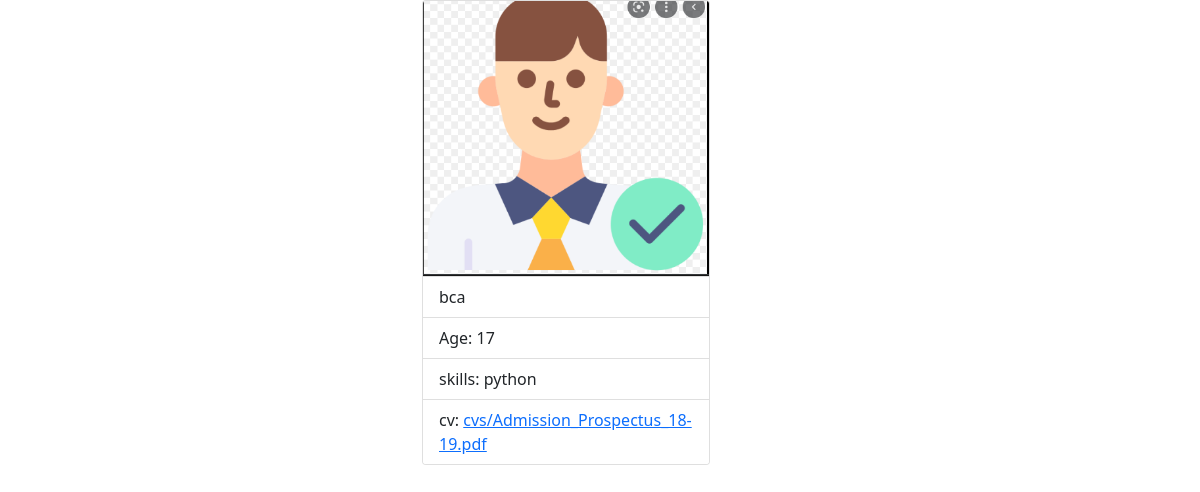
Page /user/candidate/profile/view/ (signed in) on the committed database.
### users/models.py (models this page shows, shortened)
class User(AbstractUser):
    phone=models.CharField(max_length=12)
    options=(
        ('candidate','candidate'),
        ('employer','employer')
    )
    role=models.CharField(max_length=12,choices=options,default='candidate')

### candidates/models.py (models this page shows)
class CandidateProfile(models.Model):
    user=models.OneToOneField(User,on_delete=models.CASCADE,related_name='candprofile')
    pro_pic=models.ImageField(upload_to='profiles')
    qualification=models.CharField(max_length=120)
    age=models.PositiveIntegerField(default=17)
    skills=models.CharField(max_length=120,null=True)
    cv=models.FileField(upload_to='cvs')

### candidates/views.py (the view)
# urls.py: path('profile/view/',views.CandidateProfileView.as_view(),name='cand-profileview'),
class CandidateProfileView(TemplateView):
    template_name = 'cand-profileview.html'

### candidates/templates/cand-profileview.html (shortened to what this page needs)
<!DOCTYPE html>
<html lang="en">
<head>
        <link href="https://cdn.jsdelivr.net/npm/bootstrap@5.1.3/dist/css/bootstrap.min.css" rel="stylesheet">
</head>
<body>
<div class="container">
    <div class="row">
        <div class="col-4"></div>
        <div class="col-4">
            <div class="card" style="width: 18rem;">
  <img src="{{request.user.candprofile.pro_pic.url}}" class="card-img-top" alt="...">
  <ul class="list-group list-group-flush">
    <li class="list-group-item">{{request.user.candprofile.qualification}}</li>
    <li class="list-group-item">Age: {{request.user.candprofile.age}}</li>
    <li class="list-group-item">skills: {{request.user.candprofile.skills}}</li>
      <li class="list-group-item">cv: <a href="{{request.user.candprofile.cv.url}}">{{request.user.candprofile.cv}}</a></li>
  </ul>
</div>
        </div>
        <div class="col-4"></div>
    </div>
</div>
</body>
</html>

### rows in the picture
User: user.candprofile.pro_pic (picture), user.candprofile.qualification "bca", user.candprofile.age "17", user.candprofile.skills "python", user.candprofile.cv "cvs/Admission_Prospectus_18-19.pdf"
